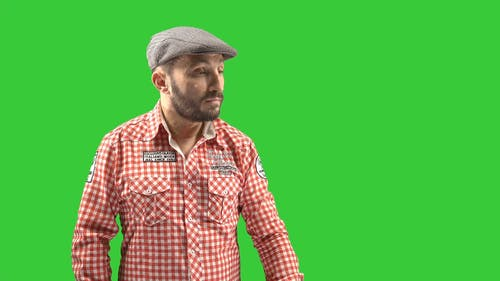
#> input picture pr_08/green1.jpg, 500 x 281 px
$ python green.py green1.jpg
#> lines starting #> are read from the running program, lines starting #| are printed output that depends on the picture
from PIL import Image
# import sys
# import os


def rgb_to_hsv(r, g, b):
    maxc = max(r, g, b)
    minc = min(r, g, b)
    v = maxc
    if minc == maxc:
        return 0.0, 0.0, v
    s = (maxc-minc) / maxc
    rc = (maxc-r) / (maxc-minc)
    gc = (maxc-g) / (maxc-minc)
    bc = (maxc-b) / (maxc-minc)
    if r == maxc:
        h = bc-gc
    elif g == maxc:
        h = 2.0+rc-bc
    else:
        h = 4.0+gc-rc
    h = (h/6.0) % 1.0
    return h, s, v


GREEN_RANGE_MIN_HSV = (100, 80, 70)
GREEN_RANGE_MAX_HSV = (185, 255, 255)

def main():
    # Load image and convert it to RGBA, so it contains alpha channel
    # file_path = sys.argv[1]
    # name, ext = os.path.splitext(file_path)
    im = Image.open('green1.jpg')
#> im is the input picture: PIL image 500x281 RGB; mean R, G, B 87.8, 182.5, 71.2
    im = im.convert('RGBA')
#> im: PIL image 500x281 RGBA

    # Go through all pixels and turn each 'green' pixel to transparent
    pix = im.load()
    width, height = im.size
#> width = 500; height = 281
    for x in range(width):
        for y in range(height):
            r, g, b, a = pix[x, y]
            h_ratio, s_ratio, v_ratio = rgb_to_hsv(r / 255.0, g / 255.0, b / 255.0)
            h, s, v = (h_ratio * 360, s_ratio * 255, v_ratio * 255)

            min_h, min_s, min_v = GREEN_RANGE_MIN_HSV
            max_h, max_s, max_v = GREEN_RANGE_MAX_HSV
            if min_h <= h <= max_h and min_s <= s <= max_s and min_v <= v <= max_v:
                pix[x, y] = (0, 0, 0, 0)


    im.save('green_remove1.png')
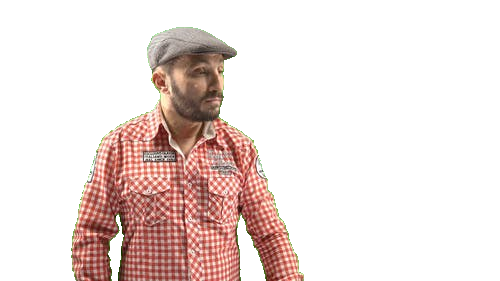
#> saved as green_remove1.png: PIL image 500x281 RGBA; mean R, G, B, A 45.5, 31.5, 28.4, 64.2; transparent parts drawn white


if __name__ == '__main__':
    main()
